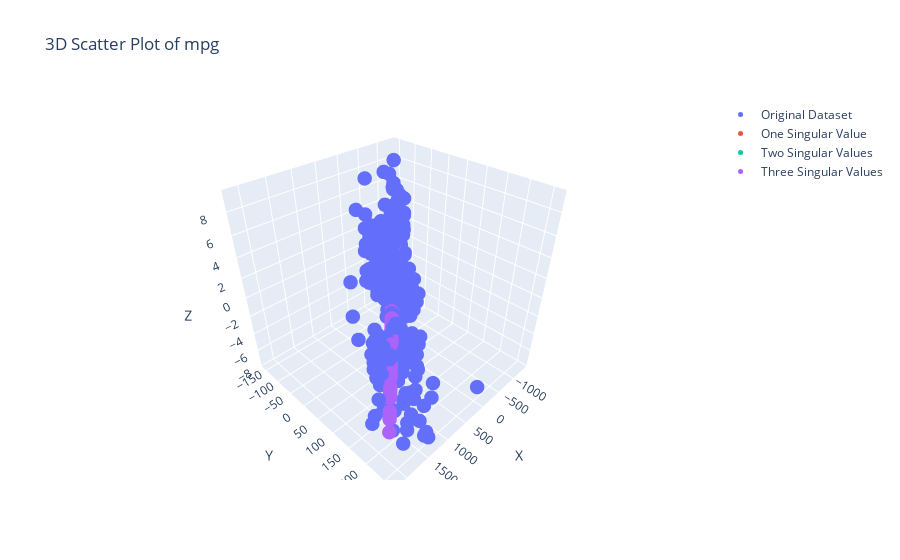

Write notebook code for a chart like this one.
### Code cell
import plotly.graph_objects as go


data = np.array(data3_mean_removed)

U, S, Vt = np.linalg.svd(data)

datasets = []
for i in range(1, 4):
    reconstructed_data = np.outer(U[:, :i] @ np.diag(S[:i]), Vt[:i, :])
    datasets.append(reconstructed_data)

trace_original = go.Scatter3d(
    x=data[:, 0],
    y=data[:, 1],
    z=data[:, 2],
    mode='markers',
    marker=dict(size=5),
    name='Original Dataset'
)

traces = []
labels = ['One Singular Value', 'Two Singular Values', 'Three Singular Values']
for i in range(len(datasets)):
    trace = go.Scatter3d(
        x=datasets[i][:, 0],
        y=datasets[i][:, 1],
        z=datasets[i][:, 2],
        mode='markers',
        marker=dict(size=5),
        name=labels[i]
    )
    traces.append(trace)

fig = go.Figure(data=[trace_original] + traces)

fig.update_layout(
    scene=dict(
        xaxis=dict(title='X'),
        yaxis=dict(title='Y'),
        zaxis=dict(title='Z')
    ),
    title='3D Scatter Plot of mpg'
)

fig.show()

### Figure 1 — Plotly figure (JSON) as saved in the notebook; plotly's stock layout.template omitted (floating-point values rounded to 4 significant figures; data arrays with more than 128 entries replaced by an {"elided": "..."} marker saying what was removed)
{"data": [{"marker": {"size": 5}, "mode": "markers", "name": "Original Dataset", "type": "scatter3d", "x": {"elided": "398 float values"}, "y": {"elided": "398 float values"}, "z": {"elided": "398 float values"}}, {"marker": {"size": 5}, "mode": "markers", "name": "One Singular Value", "type": "scatter3d", "x": {"elided": "398 float values"}, "y": {"elided": "398 float values"}, "z": {"elided": "398 float values"}}, {"marker": {"size": 5}, "mode": "markers", "name": "Two Singular Values", "type": "scatter3d", "x": {"elided": "796 float values"}, "y": {"elided": "796 float values"}, "z": {"elided": "796 float values"}}, {"marker": {"size": 5}, "mode": "markers", "name": "Three Singular Values", "type": "scatter3d", "x": {"elided": "1194 float values"}, "y": {"elided": "1194 float values"}, "z": {"elided": "1194 float values"}}], "layout": {"scene": {"xaxis": {"title": {"text": "X"}}, "yaxis": {"title": {"text": "Y"}}, "zaxis": {"title": {"text": "Z"}}}, "title": {"text": "3D Scatter Plot of mpg"}}}
